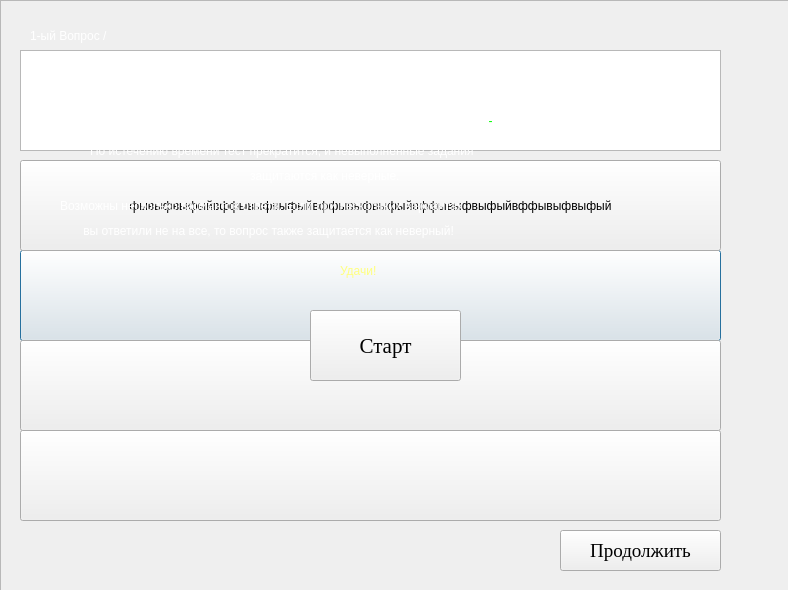
<?xml version="1.0" encoding="UTF-8"?>
<ui version="4.0">
 <class>otvet</class>
 <widget class="QDialog" name="otvet">
  <property name="geometry">
   <rect>
    <x>0</x>
    <y>0</y>
    <width>788</width>
    <height>590</height>
   </rect>
  </property>
  <property name="windowTitle">
   <string>Удачи!</string>
  </property>
  <property name="styleSheet">
   <string notr="true">background-image: url(:/bg_image/images/Фон_1.PNG);</string>
  </property>
  <widget class="QPushButton" name="otvet2">
   <property name="geometry">
    <rect>
     <x>20</x>
     <y>250</y>
     <width>701</width>
     <height>91</height>
    </rect>
   </property>
   <property name="styleSheet">
    <string notr="true">background-image: url(:/bg_image/images/White);
font: 15pt &quot;Times New Roman&quot;;</string>
   </property>
   <property name="text">
    <string/>
   </property>
  </widget>
  <widget class="QPushButton" name="otvet3">
   <property name="geometry">
    <rect>
     <x>20</x>
     <y>340</y>
     <width>701</width>
     <height>91</height>
    </rect>
   </property>
   <property name="styleSheet">
    <string notr="true">background-image: url(:/bg_image/images/White);
font: 15pt &quot;Times New Roman&quot;;</string>
   </property>
   <property name="text">
    <string/>
   </property>
  </widget>
  <widget class="QPushButton" name="otvet4">
   <property name="geometry">
    <rect>
     <x>20</x>
     <y>430</y>
     <width>701</width>
     <height>91</height>
    </rect>
   </property>
   <property name="styleSheet">
    <string notr="true">background-image: url(:/bg_image/images/White);
font: 15pt &quot;Times New Roman&quot;;</string>
   </property>
   <property name="text">
    <string/>
   </property>
  </widget>
  <widget class="QFrame" name="area">
   <property name="geometry">
    <rect>
     <x>0</x>
     <y>0</y>
     <width>791</width>
     <height>591</height>
    </rect>
   </property>
   <property name="frameShape">
    <enum>QFrame::StyledPanel</enum>
   </property>
   <property name="frameShadow">
    <enum>QFrame::Raised</enum>
   </property>
   <widget class="QPushButton" name="start">
    <property name="geometry">
     <rect>
      <x>310</x>
      <y>310</y>
      <width>151</width>
      <height>71</height>
     </rect>
    </property>
    <property name="font">
     <font>
      <family>Times New Roman</family>
      <pointsize>16</pointsize>
     </font>
    </property>
    <property name="styleSheet">
     <string notr="true">background-image: url(:/bg_image/images/White);

</string>
    </property>
    <property name="text">
     <string>Старт</string>
    </property>
   </widget>
   <widget class="QLabel" name="label">
    <property name="geometry">
     <rect>
      <x>170</x>
      <y>105</y>
      <width>291</width>
      <height>31</height>
     </rect>
    </property>
    <property name="styleSheet">
     <string notr="true">font: 16pt &quot;Times New Roman&quot;;
color: rgb(255, 255, 255);</string>
    </property>
    <property name="text">
     <string>На выполнение теста отводиться</string>
    </property>
   </widget>
   <widget class="QLabel" name="time">
    <property name="geometry">
     <rect>
      <x>470</x>
      <y>105</y>
      <width>41</width>
      <height>31</height>
     </rect>
    </property>
    <property name="styleSheet">
     <string notr="true">font: 16pt &quot;Times New Roman&quot;;
color: rgb(0, 255, 0);</string>
    </property>
    <property name="text">
     <string>-</string>
    </property>
    <property name="alignment">
     <set>Qt::AlignCenter</set>
    </property>
   </widget>
   <widget class="QLabel" name="label_3">
    <property name="geometry">
     <rect>
      <x>520</x>
      <y>110</y>
      <width>61</width>
      <height>21</height>
     </rect>
    </property>
    <property name="styleSheet">
     <string notr="true">font: 16pt &quot;Times New Roman&quot;;
color: rgb(255, 255, 255);</string>
    </property>
    <property name="text">
     <string>минут.</string>
    </property>
   </widget>
   <widget class="QLabel" name="label_4">
    <property name="geometry">
     <rect>
      <x>90</x>
      <y>140</y>
      <width>601</width>
      <height>21</height>
     </rect>
    </property>
    <property name="styleSheet">
     <string notr="true">font: 16pt &quot;Times New Roman&quot;;
color: rgb(255, 255, 255);</string>
    </property>
    <property name="text">
     <string>По истечению времени тест прекратится, и невыполненные задания</string>
    </property>
   </widget>
   <widget class="QLabel" name="label_5">
    <property name="geometry">
     <rect>
      <x>250</x>
      <y>160</y>
      <width>241</width>
      <height>31</height>
     </rect>
    </property>
    <property name="styleSheet">
     <string notr="true">font: 16pt &quot;Times New Roman&quot;;
color: rgb(255, 255, 255);</string>
    </property>
    <property name="text">
     <string>защитаются как неверные.</string>
    </property>
   </widget>
   <widget class="QLabel" name="label_6">
    <property name="geometry">
     <rect>
      <x>60</x>
      <y>195</y>
      <width>631</width>
      <height>21</height>
     </rect>
    </property>
    <property name="styleSheet">
     <string notr="true">font: 16pt &quot;Times New Roman&quot;;
color: rgb(255, 255, 255);</string>
    </property>
    <property name="text">
     <string>Возможны несколько вариантов ответа. Если при нескольких вариантах</string>
    </property>
   </widget>
   <widget class="QLabel" name="label_7">
    <property name="geometry">
     <rect>
      <x>80</x>
      <y>220</y>
      <width>591</width>
      <height>21</height>
     </rect>
    </property>
    <property name="styleSheet">
     <string notr="true">font: 16pt &quot;Times New Roman&quot;;
color: rgb(255, 255, 255);</string>
    </property>
    <property name="text">
     <string> вы ответили не на все, то вопрос также защитается как неверный!</string>
    </property>
   </widget>
   <widget class="QLabel" name="label_8">
    <property name="geometry">
     <rect>
      <x>340</x>
      <y>250</y>
      <width>101</width>
      <height>41</height>
     </rect>
    </property>
    <property name="styleSheet">
     <string notr="true">font: 25pt &quot;Times New Roman&quot;;
color: rgb(255, 255, 127);
</string>
    </property>
    <property name="text">
     <string>Удачи!</string>
    </property>
   </widget>
  </widget>
  <widget class="QLabel" name="Vopros">
   <property name="geometry">
    <rect>
     <x>30</x>
     <y>20</y>
     <width>151</width>
     <height>31</height>
    </rect>
   </property>
   <property name="styleSheet">
    <string notr="true">font: 18pt &quot;Times New Roman&quot;;
color: rgb(255, 255, 255);</string>
   </property>
   <property name="text">
    <string>1-ый Вопрос /</string>
   </property>
  </widget>
  <widget class="QPushButton" name="Next">
   <property name="geometry">
    <rect>
     <x>560</x>
     <y>530</y>
     <width>161</width>
     <height>41</height>
    </rect>
   </property>
   <property name="font">
    <font>
     <family>Times New Roman</family>
     <pointsize>14</pointsize>
    </font>
   </property>
   <property name="styleSheet">
    <string notr="true">background-image: url(:/bg_image/images/White);</string>
   </property>
   <property name="text">
    <string>Продолжить</string>
   </property>
  </widget>
  <widget class="QLabel" name="time_2">
   <property name="geometry">
    <rect>
     <x>20</x>
     <y>530</y>
     <width>181</width>
     <height>41</height>
    </rect>
   </property>
   <property name="styleSheet">
    <string notr="true">font: 40pt &quot;Times New Roman&quot;;
color: rgb(255, 255, 255);</string>
   </property>
   <property name="text">
    <string/>
   </property>
  </widget>
  <widget class="QLabel" name="label_2">
   <property name="geometry">
    <rect>
     <x>190</x>
     <y>20</y>
     <width>41</width>
     <height>31</height>
    </rect>
   </property>
   <property name="styleSheet">
    <string notr="true">color: rgb(255, 255, 255);
font: 20pt &quot;Times New Roman&quot;;</string>
   </property>
   <property name="text">
    <string/>
   </property>
  </widget>
  <widget class="QTextEdit" name="textEdit">
   <property name="geometry">
    <rect>
     <x>20</x>
     <y>50</y>
     <width>701</width>
     <height>101</height>
    </rect>
   </property>
   <property name="styleSheet">
    <string notr="true">background-image: url(:/bg_image/images/White);
font: 18pt &quot;Times New Roman&quot;;</string>
   </property>
   <property name="readOnly">
    <bool>true</bool>
   </property>
   <property name="html">
    <string>&lt;!DOCTYPE HTML PUBLIC &quot;-//W3C//DTD HTML 4.0//EN&quot; &quot;http://www.w3.org/TR/REC-html40/strict.dtd&quot;&gt;
&lt;html&gt;&lt;head&gt;&lt;meta name=&quot;qrichtext&quot; content=&quot;1&quot; /&gt;&lt;style type=&quot;text/css&quot;&gt;
p, li { white-space: pre-wrap; }
&lt;/style&gt;&lt;/head&gt;&lt;body style=&quot; font-family:'Times New Roman'; font-size:18pt; font-weight:400; font-style:normal;&quot;&gt;
&lt;p style=&quot;-qt-paragraph-type:empty; margin-top:0px; margin-bottom:0px; margin-left:0px; margin-right:0px; -qt-block-indent:0; text-indent:0px; font-size:16pt;&quot;&gt;&lt;br /&gt;&lt;/p&gt;&lt;/body&gt;&lt;/html&gt;</string>
   </property>
  </widget>
  <widget class="QPushButton" name="otvet1">
   <property name="geometry">
    <rect>
     <x>20</x>
     <y>160</y>
     <width>701</width>
     <height>91</height>
    </rect>
   </property>
   <property name="layoutDirection">
    <enum>Qt::LeftToRight</enum>
   </property>
   <property name="styleSheet">
    <string notr="true">background-image: url(:/bg_image/images/White);
font: 15pt &quot;Times New Roman&quot;;
</string>
   </property>
   <property name="text">
    <string>фывыфвыфыйвффывыфвыфыйвффывыфвыфыйвффывыфвыфыйвффывыфвыфый</string>
   </property>
  </widget>
  <action name="pod">
   <property name="checkable">
    <bool>true</bool>
   </property>
   <property name="text">
    <string>.</string>
   </property>
   <property name="shortcut">
    <string>Ctrl+F10</string>
   </property>
  </action>
  <zorder>otvet2</zorder>
  <zorder>otvet3</zorder>
  <zorder>otvet4</zorder>
  <zorder>Vopros</zorder>
  <zorder>Next</zorder>
  <zorder>time_2</zorder>
  <zorder>label_2</zorder>
  <zorder>textEdit</zorder>
  <zorder>otvet1</zorder>
  <zorder>area</zorder>
 </widget>
 <resources/>
 <connections/>
</ui>
